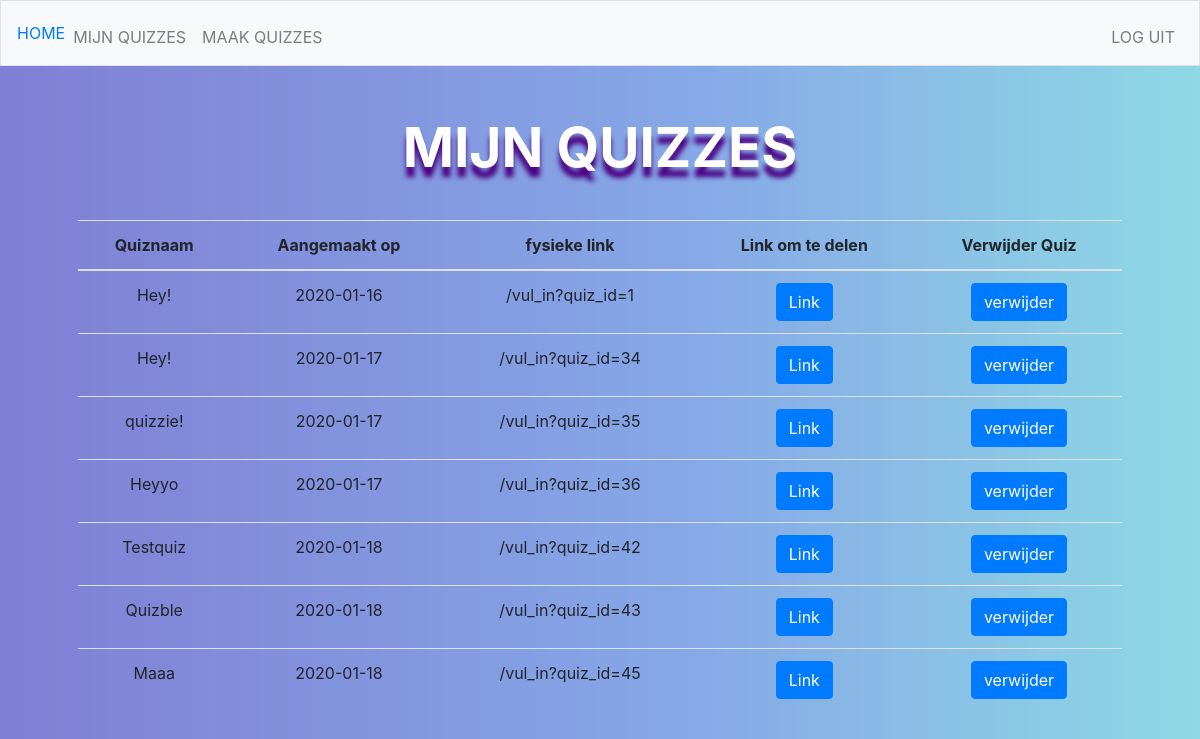
Before: /mijn_quizzes (signed in) with the older database file.
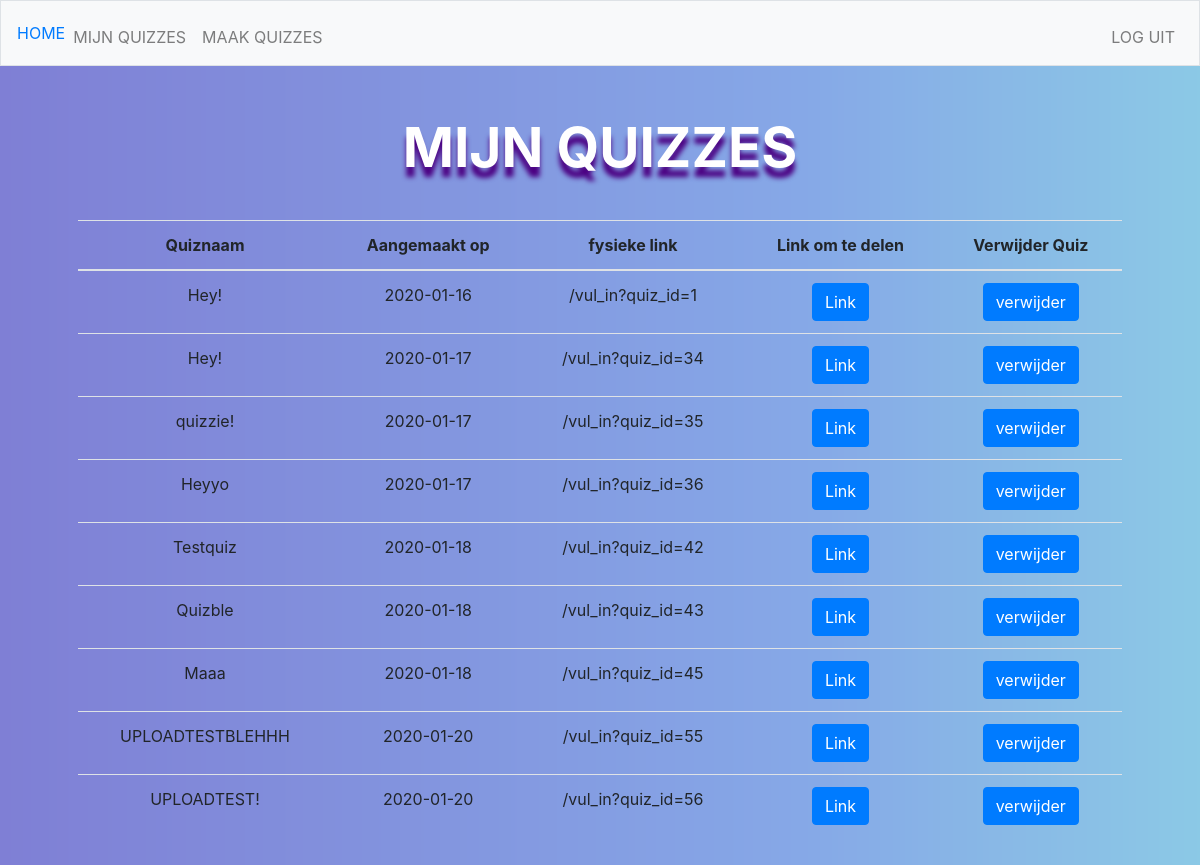
After: the same page with the newer database file.
### tables this page shows
CREATE TABLE 'quizes' ('quiz_id' integer PRIMARY KEY AUTOINCREMENT NOT NULL,'user_id' integer NOT NULL, 'quiz_titel'  text NOT NULL  , 'date'  timestamp DEFAULT CURRENT_DATE  );

### application.py (the view)
@app.route("/mijn_quizzes")
@login_required
def mijn_quizzes():
    quizes = db.execute("SELECT * FROM quizes WHERE user_id = :user_id", user_id = session['user_id'])
    return render_template("mijn_quizzes.html", quizes = quizes)

### application.py (called while the page is built)
@app.after_request
def after_request(response):
    response.headers["Cache-Control"] = "no-cache, no-store, must-revalidate"
    response.headers["Expires"] = 0
    response.headers["Pragma"] = "no-cache"
    return response

### helpers.py (called while the page is built)
def login_required(f):
    @wraps(f)
    def decorated_function(*args, **kwargs):
        if session.get("user_id") is None:
            return redirect("/login")
        return f(*args, **kwargs)
    return decorated_function

### templates/mijn_quizzes.html (shortened to what this page needs)
{% extends "layout.html" %}
{% block main %}
<h1> MIJN QUIZZES </h1>
{% if not quizes %}
  <h3> Je hebt nog geen quizes, klik op maak quizzes om een quiz aan te maken</h3>
  <form action="/maak_quiz">
    <button class="btn btn-primary" type="submit">Maak quizzes</button>
  </form>
{% else %}
  <table class="table table-hover">
    <thead>
      <tr>
        <th scope="col">Quiznaam</th>
        <th scope="col">Aangemaakt op</th>
        <th scope="col">fysieke link</th>
        <th scope="col">Link om te delen</th>
        <th scope="col">Verwijder Quiz</th>
      </tr>
    </thead>
    <tbody>
      {% for quiz in quizes %}
        <tr>
          <td>{{quiz['quiz_titel']}}</td>
          <td>{{quiz['date']}}</td>
          <td>/vul_in?quiz_id={{quiz['quiz_id']}}</td>
          <td> <button type="button" class="btn btn-primary" onclick="window.location.href='{{'/vul_in?quiz_id=%s'%quiz['quiz_id']}}'">Link</button> </td>
          <td> <button type="button" class="btn btn-primary" onclick="window.location.href='{{'/verwijder_quiz?quiz_id=%s'%quiz['quiz_id']}}'">verwijder</button> </td>
        </tr>
      {% endfor %}
    </tbody>
  </table>
{% endif %}
{% endblock %}

### templates/layout.html (shortened to what this page needs)
<!DOCTYPE html>
<html lang="en">
    <head>
        <link href="https://maxcdn.bootstrapcdn.com/bootstrap/4.1.3/css/bootstrap.min.css" rel="stylesheet">
        <link href="/static/styles.css" rel="stylesheet">
    </head>
    <body>
        <nav class="navbar navbar-expand-md navbar-light bg-light border">
            <a class="nav-item" href="/"> <span class="red">HOME</span></a>
            <div class="collapse navbar-collapse" id="navbar">
                {% if session.user_id %}
                    <ul class="navbar-nav mr-auto mt-2">
                        <li class="nav-item"><a class="nav-link" href="/mijn_quizzes">MIJN QUIZZES</a></li>
                        <li class="nav-item"><a class="nav-link" href="/maak_quiz">MAAK QUIZZES</a></li>
                    </ul>
                    <ul class="navbar-nav ml-auto mt-2">
                        <li class="nav-item"><a class="nav-link" href="/logout">LOG UIT</a></li>
                    </ul>
                {% else %}
                    <ul class="navbar-nav ml-auto mt-2">
                        <li class="nav-item"><a class="nav-link" href="/register">MAAK ACCOUNT</a></li>
                        <li class="nav-item"><a class="nav-link" href="/login">LOG IN</a></li>
                    </ul>
                {% endif %}
            </div>
        </nav>
        <main class="container p-5">
            {% block main %}{% endblock %}
        </main>
    </body>
</html>

### static/styles.css (style rules this page uses)
main { overflow-x: auto; text-align: center; }
body { background-image: url("Azur Lane.jpg"); background-repeat: no-repeat; background-size: cover; }
h1 { font-size: 55px; font-weight: bold; text-shadow: 0px 10px 5px indigo; color: white; }
table { margin-top: 40px; }

Changed rows visible on the page:
added quizes: quiz_titel "UPLOADTESTBLEHHH", date "2020-01-20", quiz_id "55"
added quizes: quiz_titel "UPLOADTEST!", date "2020-01-20", quiz_id "56"
